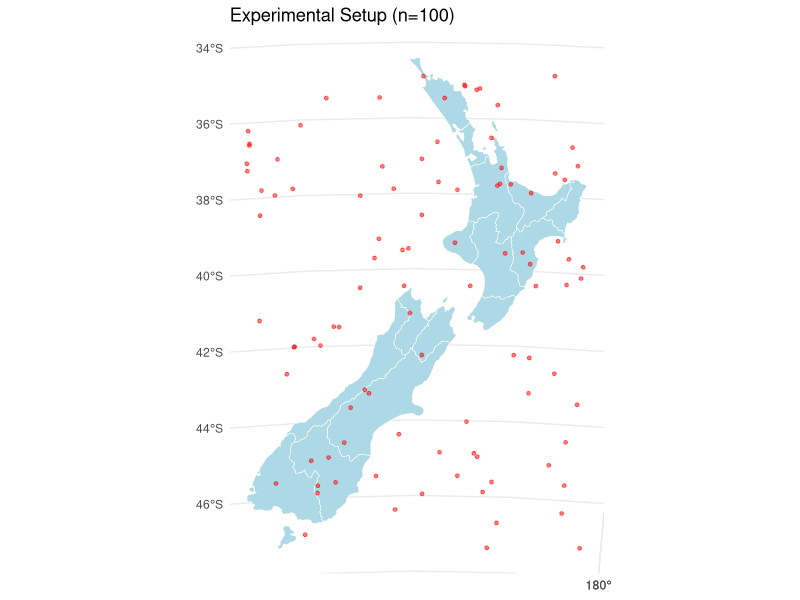

Write R code to recreate this figure.
## ---- chunk 1
library(sf)
library(spData)
library(ggplot2)

data(nz)
set.seed(42)
# Sample 100 points for visualization
bbox_poly <- st_as_sfc(st_bbox(nz))
points_sample <- st_sf(geometry = st_sample(bbox_poly, size = 100))

ggplot() +
  geom_sf(data = nz, fill = "lightblue", color = "white") +
  geom_sf(data = points_sample, color = "red", alpha = 0.5, size = 1) +
  theme_minimal() +
  ggtitle("Experimental Setup (n=100)")
## ---- chunk 2
if (file.exists("results.csv")) {
  results <- read.csv("results.csv")
  knitr::kable(results)
} else {
  print("No results found yet.")
}
